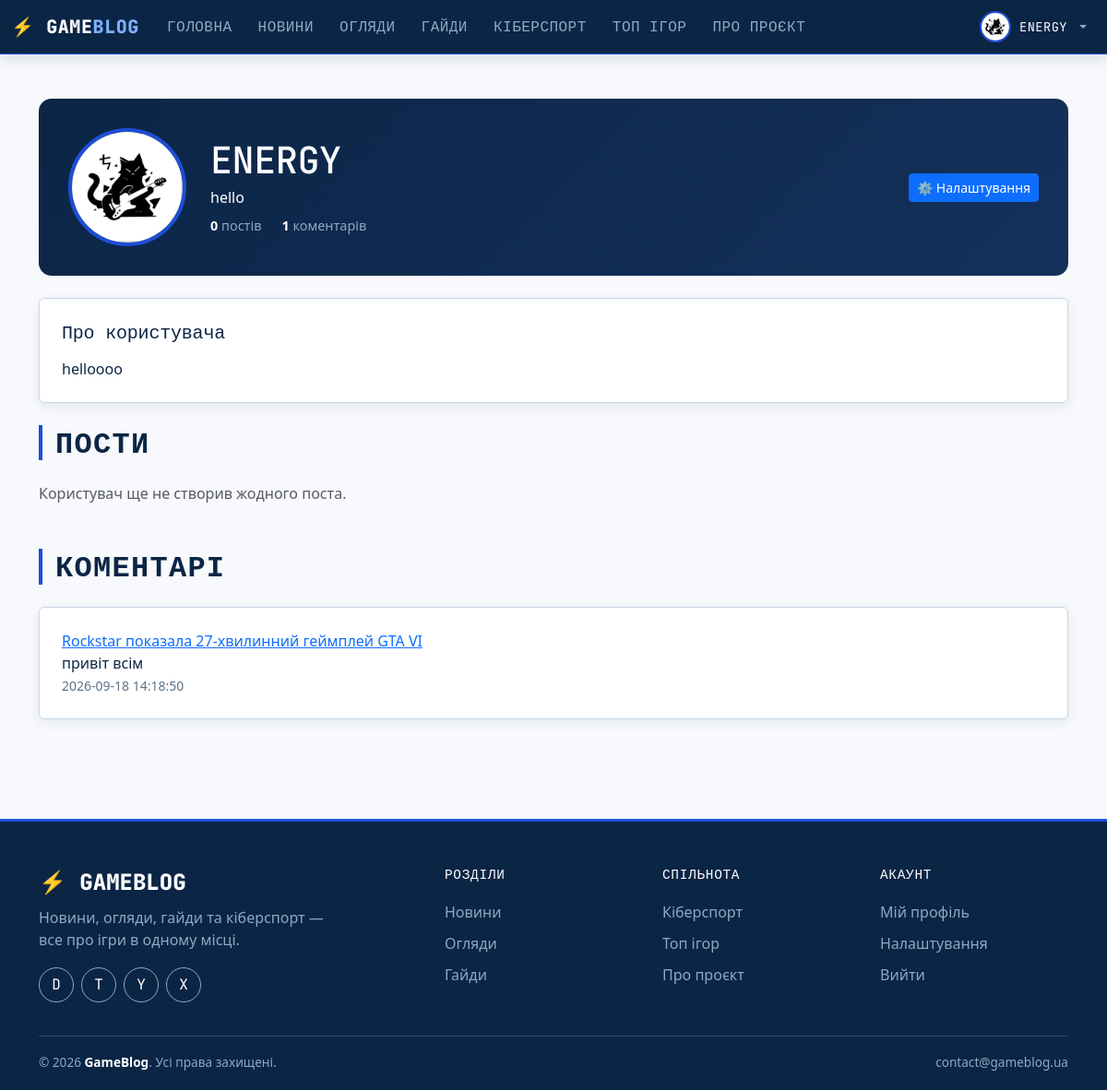
The app's page /user/1 (signed in) with its own data.
### tables this page shows
CREATE TABLE users (
            user_id INTEGER PRIMARY KEY AUTOINCREMENT,
            name TEXT,
            image TEXT,
            login TEXT NOT NULL,
            password TEXT NOT NULL,
            description_short TEXT,
            description TEXT
        );

CREATE TABLE comments (
            comment_id INTEGER PRIMARY KEY AUTOINCREMENT,
            post_id INTEGER NOT NULL,
            user_id INTEGER NOT NULL,
            text TEXT NOT NULL,
            datetime TEXT NOT NULL DEFAULT CURRENT_TIMESTAMP,
            FOREIGN KEY (post_id) REFERENCES posts(post_id)
                ON UPDATE CASCADE
                ON DELETE CASCADE,
            FOREIGN KEY (user_id) REFERENCES users(user_id)
                ON UPDATE CASCADE
                ON DELETE CASCADE
        );

CREATE TABLE posts (
            post_id INTEGER PRIMARY KEY AUTOINCREMENT,
            category_id INTEGER NOT NULL,
            user_id INTEGER,
            title TEXT,
            text TEXT NOT NULL,
            image TEXT,
            datetime TEXT NOT NULL DEFAULT CURRENT_TIMESTAMP,
            FOREIGN KEY (category_id) REFERENCES categories(category_id)
                ON UPDATE CASCADE
                ON DELETE CASCADE,
            FOREIGN KEY (user_id) REFERENCES users(user_id)
                ON UPDATE CASCADE
                ON DELETE SET NULL
        );

### main.py (the view)
@app.route('/user/<int:user_id>')
def user_profile(user_id):
    profile = get_user_by_id(user_id)
    if not profile:
        abort(404)
    return render_template(
        'user_profile.html',
        profile=profile,
        posts=get_posts_by_user(user_id),
        comments=get_comments_by_user(user_id)
    )

### db_scripts.py (called while the page is built)
def open_db():
    global conn, cursor
    conn = sqlite3.connect(PATH_DB)
    conn.row_factory = sqlite3.Row
    cursor = conn.cursor()
    cursor.execute('PRAGMA foreign_keys = ON')

def get_user_by_id(user_id):
    open_db()
    cursor.execute('SELECT * FROM users WHERE user_id = ?', [user_id])
    user = cursor.fetchone()
    close_db()
    return user

def get_posts_by_user(user_id):
    open_db()
    cursor.execute('''
        SELECT posts.*, categories.category_name
        FROM posts JOIN categories ON posts.category_id = categories.category_id
        WHERE posts.user_id = ?
        ORDER BY posts.datetime DESC
    ''', [user_id])
    posts = cursor.fetchall()
    close_db()
    return posts

def get_comments_by_user(user_id):
    open_db()
    cursor.execute('''
        SELECT comments.*, posts.title AS post_title
        FROM comments JOIN posts ON comments.post_id = posts.post_id
        WHERE comments.user_id = ?
        ORDER BY comments.datetime DESC
    ''', [user_id])
    comments = cursor.fetchall()
    close_db()
    return comments

### main.py (called while the page is built)
def current_user():
    user_id = session.get('user_id')
    if not user_id:
        return None
    return get_user_by_id(user_id)

@app.context_processor
def inject_user():
    return {'me': current_user()}

### templates/user_profile.html
{% extends "base.html" %}
{% block body %}
<div class="container">
    <div class="profile-header mb-4">
        <img src="{{ url_for('static', filename='images/' + profile.image) if profile.image else url_for('static', filename='images/programming.png') }}"
             class="profile-avatar" alt="{{ profile.name }}">
        <div class="profile-info">
            <h1 class="mb-1">{{ profile.name }}</h1>
            {% if profile.description_short %}
            <p class="text-muted mb-2">{{ profile.description_short }}</p>
            {% endif %}
            <div class="profile-stats">
                <span><b>{{ posts|length }}</b> постів</span>
                <span><b>{{ comments|length }}</b> коментарів</span>
            </div>
        </div>
        {% if me and me.user_id == profile.user_id %}
        <div class="profile-actions">
            <a href="/user/edit" class="btn btn-primary btn-sm">⚙ Налаштування</a>
        </div>
        {% endif %}
    </div>
    {% if profile.description %}
    <div class="card mb-4">
        <div class="card-body p-4">
            <h5 class="mb-3">Про користувача</h5>
            <p class="mb-0">{{ profile.description }}</p>
        </div>
    </div>
    {% endif %}
    <h2 class="section-title">Пости</h2>
    {% if posts %}
    <div class="row g-4 mb-5">
        {% for post in posts %}
        <div class="col-md-4">
            <div class="card h-100">
                {% if post['image'] and '/' in post['image'] %}
                <img src="/static/{{ post['image'] }}" class="card-img-top" alt="{{ post['title'] }}">
                {% elif post['image'] %}
                <img src="/static/uploads/{{ post['image'] }}" class="card-img-top" alt="{{ post['title'] }}">
                {% endif %}
                <div class="card-body">
                    <span class="category-pill">{{ post['category_name'] }}</span>
                    <h5 class="card-title">{{ post['title'] }}</h5>
                    <p class="text-muted">{{ post['text']|truncate(90, True, '...') }}</p>
                    <a href="/post/view/{{ post['post_id'] }}" class="btn btn-outline-primary btn-sm">Читати далі →</a>
                </div>
                <div class="card-footer"><span>{{ post['datetime'] }}</span></div>
            </div>
        </div>
        {% endfor %}
    </div>
    {% else %}
    <p class="text-muted mb-5">Користувач ще не створив жодного поста.</p>
    {% endif %}
    <h2 class="section-title">Коментарі</h2>
    {% if comments %}
    <div class="card mb-5">
        <div class="card-body p-4">
            {% for c in comments %}
            <div class="comment-item">
                <a href="/post/view/{{ c['post_id'] }}" class="comment-author">{{ c['post_title'] }}</a>
                <div>{{ c['text'] }}</div>
                <small class="text-muted">{{ c['datetime'] }}</small>
            </div>
            {% endfor %}
        </div>
    </div>
    {% else %}
    <p class="text-muted mb-5">Користувач ще не залишив жодного коментаря.</p>
    {% endif %}
</div>
{% endblock %}

### templates/base.html (shortened to what this page needs)
<!DOCTYPE html>
<html>
<head>
    <link rel="stylesheet" href= "{{ url_for( 'static', filename = 'main.css') }}">
    <link href="https://cdn.jsdelivr.net/npm/bootstrap@5.3.8/dist/css/bootstrap.min.css" rel="stylesheet">
</head>
  <body class="d-flex flex-column min-vh-100">
    {% include "menu.html" %}
    <main class="pt-4">
    {% block body %}{% endblock %}
    </main>
    {% include "footer.html" %}
  </body>
</body>
</html>

### templates/menu.html (shortened to what this page needs)
<header>
  <nav class="navbar navbar-expand-lg" data-bs-theme="dark">
    <div class="container-fluid">
      <a class="navbar-brand" href="/">⚡ GAME<span style="color:#7FB0FF">BLOG</span></a>
      <div class="collapse navbar-collapse" id="navbarNav">
        <ul class="navbar-nav me-auto">
          {% for item_name, path in [
              ('Головна', '/'),
              ('Новини', '/post/category/news'),
              ('Огляди', '/post/category/reviews'),
              ('Гайди', '/post/category/guides'),
              ('Кіберспорт', '/post/category/esports'),
              ('Топ ігор', '/post/category/top'),
              ('Про проєкт', '/about')
          ] %}
          <li class="nav-item">
            <a class="nav-link {% if request.path == path %}active{% endif %}" href="{{ path }}">{{ item_name }}</a>
          </li>
          {% endfor %}
        </ul>
        <ul class="navbar-nav">
          {% if me %}
          <li class="nav-item dropdown">
            <a class="nav-link nav-avatar-link dropdown-toggle" href="#" role="button" data-bs-toggle="dropdown" aria-expanded="false">
              <img src="{{ url_for('static', filename='images/' + me.image) if me.image else url_for('static', filename='images/programming.png') }}"
                   class="nav-avatar" alt="{{ me.name }}">
              <span class="nav-avatar-name">{{ me.name }}</span>
            </a>
          </li>
          {% endif %}
        </ul>
      </div>
    </div>
  </nav>
</header>

### templates/footer.html
<footer>
    <div class="container">
        <div class="footer-top">
            <div class="footer-brand-col">
                <div class="footer-logo mb-2">⚡ GAMEBLOG</div>
                <p class="footer-tagline">
                    Новини, огляди, гайди та кіберспорт — все про ігри в одному місці.
                </p>
                <div class="footer-socials">
                    <a href="#" class="social-icon" title="Discord">D</a>
                    <a href="#" class="social-icon" title="Telegram">T</a>
                    <a href="#" class="social-icon" title="YouTube">Y</a>
                    <a href="#" class="social-icon" title="X">X</a>
                </div>
            </div>
            <div class="footer-links-col">
                <h5>Розділи</h5>
                <a href="/post/category/news">Новини</a>
                <a href="/post/category/reviews">Огляди</a>
                <a href="/post/category/guides">Гайди</a>
            </div>
            <div class="footer-links-col">
                <h5>Спільнота</h5>
                <a href="/post/category/esports">Кіберспорт</a>
                <a href="/post/category/top">Топ ігор</a>
                <a href="/about">Про проєкт</a>
            </div>
            <div class="footer-links-col">
                <h5>Акаунт</h5>
                {% if me %}
                <a href="/user/{{ me.user_id }}">Мій профіль</a>
                <a href="/user/edit">Налаштування</a>
                <a href="/out">Вийти</a>
                {% else %}
                <a href="/auth">Вхід</a>
                <a href="/register">Реєстрація</a>
                {% endif %}
            </div>
        </div>
        <div class="footer-bottom">
            <span>© 2026 <b>GameBlog</b>. Усі права захищені.</span>
            <span>contact@gameblog.ua</span>
        </div>
    </div>
</footer>

### static/main.css (style rules this page uses)
:root { --bg: #F7F9FC; --panel: #FFFFFF; --panel-raised: #EEF2F9; --border-soft: #C9D6E8; --muted: #8DA9C4; --navy: #0B2545; --accent: #1D4ED8; --text: #0B2545; --text-muted: #5B7286; --font-heading: 'JetBrains Mono', 'SFMono-Regular', Menlo, monospace; --font-body: 'Inter', 'Segoe UI', system-ui, -apple-system, sans-serif; }
html, body { background-color: var(--bg) !important; }
body { color: var(--text); font-family: var(--font-body); min-height: 100vh; }
a { color: var(--accent); }
h1, h2, h3, h4, h5 { font-family: var(--font-heading); color: var(--navy) !important; background: none !important; -webkit-text-fill-color: initial !important; letter-spacing: -0.01em; }
.text-muted { color: var(--text-muted) !important; }
.section-title { font-family: var(--font-heading); font-weight: 700; color: var(--navy); border-left: 4px solid var(--accent); padding-left: 14px; margin-bottom: 1.5rem; text-transform: uppercase; letter-spacing: 0.04em; }
.navbar { background-color: var(--navy) !important; border-bottom: 1px solid var(--accent); padding: 14px 0; box-shadow: 0 4px 16px rgba(11, 37, 69, 0.15); }
.navbar-brand { color: #FFFFFF !important; font-family: var(--font-heading); font-weight: 800; letter-spacing: 0.03em; }
.navbar-brand span { color: #7FB0FF !important; }
.nav-link { color: var(--muted) !important; font-family: var(--font-heading); font-size: 0.88rem; text-transform: uppercase; letter-spacing: 0.03em; border-radius: 6px; padding: 8px 14px !important; transition: all 0.25s ease; }
.card { background-color: var(--panel) !important; color: var(--text) !important; border: 1px solid var(--border-soft) !important; border-radius: 12px; overflow: hidden; box-shadow: 0 4px 14px rgba(11, 37, 69, 0.08); transition: transform 0.25s ease, box-shadow 0.25s ease, border-color 0.25s ease; }
.card .card-title, .card h1, .card h2, .card h3, .card h4, .card h5, .card p, .card div, .card li, .card span { color: var(--text) !important; }
.card .text-muted { color: var(--text-muted) !important; }
footer { background-color: var(--navy) !important; color: var(--muted) !important; border-top: 3px solid var(--accent); padding: 48px 0 20px; margin-top: 60px; }
footer p, footer span, footer div { color: var(--muted); }
.footer-top { display: grid; grid-template-columns: 2fr 1fr 1fr 1fr; gap: 32px; }
footer h5 { color: #FFFFFF !important; font-family: var(--font-heading); font-size: 0.9rem; text-transform: uppercase; letter-spacing: 0.05em; margin-bottom: 16px; }
.footer-links-col a { display: block; color: var(--muted); text-decoration: none; padding: 5px 0; transition: color 0.2s ease, padding-left 0.2s ease; }
.footer-logo { font-family: var(--font-heading); font-weight: 800; font-size: 1.5rem; color: #FFFFFF; }
.footer-tagline { max-width: 320px; margin-bottom: 18px; }
.footer-socials { display: flex; gap: 8px; }
.footer-bottom { border-top: 1px solid rgba(255, 255, 255, 0.15); margin-top: 36px; padding-top: 18px; font-size: 0.85rem; display: flex; justify-content: space-between; flex-wrap: wrap; gap: 8px; }
footer b { color: #FFFFFF; }
.social-icon { display: inline-flex; align-items: center; justify-content: center; width: 38px; height: 38px; border: 1px solid var(--muted); border-radius: 50%; color: #FFFFFF !important; text-decoration: none; font-family: var(--font-heading); transition: all 0.25s ease; }
.nav-avatar-link { display: flex !important; align-items: center; gap: 9px; padding: 4px 10px !important; }
.nav-avatar { width: 34px; height: 34px; border-radius: 50%; object-fit: cover; border: 2px solid var(--accent); }
.nav-avatar-name { color: #FFFFFF; text-transform: none; font-size: 0.85rem; }
.profile-header { display: flex; align-items: center; gap: 26px; background: linear-gradient(135deg, var(--navy), #14315c); border-radius: 14px; padding: 32px; margin-top: 24px; flex-wrap: wrap; }
.profile-avatar { width: 128px; height: 128px; border-radius: 50%; object-fit: cover; border: 4px solid var(--accent); }
.profile-info { flex: 1; min-width: 220px; }
.profile-info h1, .profile-info .text-muted { color: #FFFFFF !important; }
.profile-stats { display: flex; gap: 22px; color: var(--muted); font-size: 0.9rem; }
.profile-stats b { color: #FFFFFF; }

### records on screen
users: image (placeholder picture), name "ENERGY", description_short "hello", description "helloooo"
comments: post_title "Rockstar показала 27-хвилинний геймплей GTA VI", text "привіт всім", datetime "2026-09-18 14:18:50"

### other values on screen
{{ item_name }} "ГОЛОВНА" "НОВИНИ" "ОГЛЯДИ" "ГАЙДИ" "КІБЕРСПОРТ" "ТОП ІГОР" "ПРО ПРОЄКТ"
{{ posts|length }} "0"
{{ comments|length }} "1"
